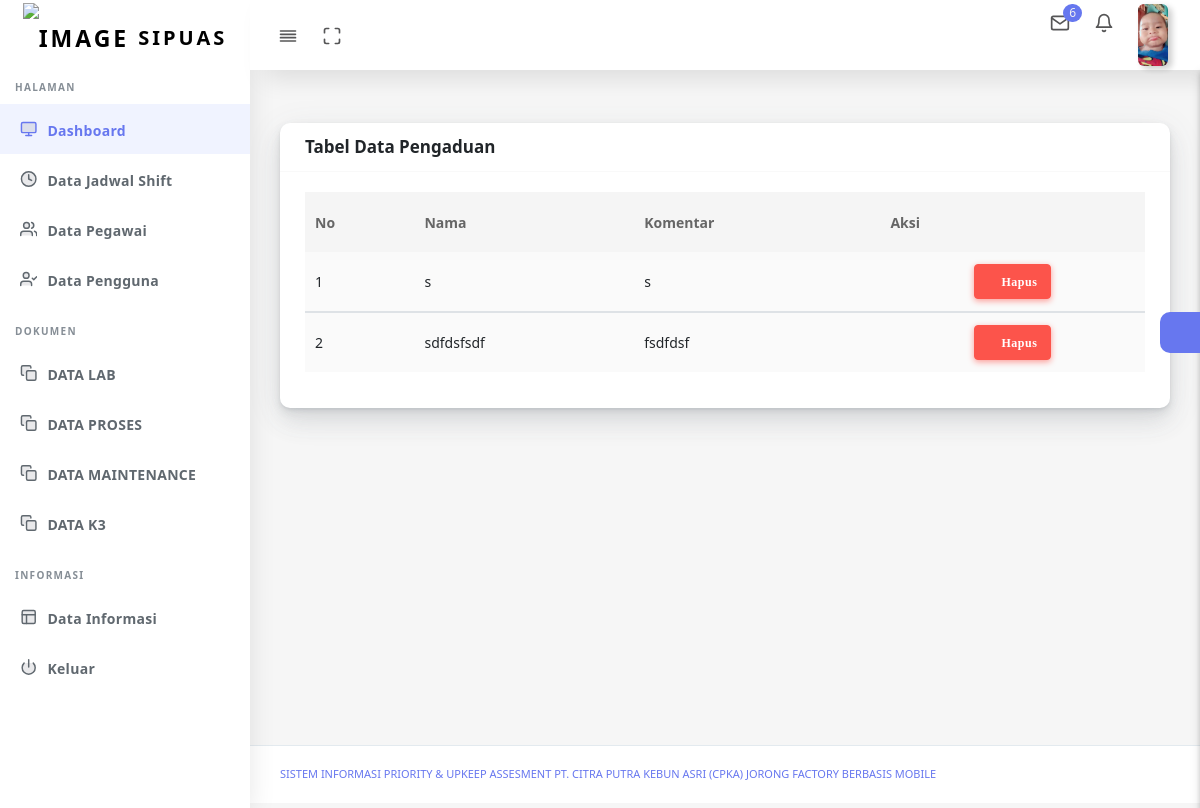
The app's page /data_pengaduan_administrator.php (signed in) with its own data.
### tables this page shows
CREATE TABLE `user` (
  `id_user` int(11) NOT NULL,
  `nama` text NOT NULL,
  `username` varchar(100) NOT NULL,
  `password` varchar(100) NOT NULL,
  `level` enum('Manager','Administrator','Admin_LAB','Admin_Proses','Admin_Maintenance','Admin_K3','Operator_Lab','Operator_Proses','Operator_Maintenaance','Operator_K3','Admin_Har','Superadmin') NOT NULL,
  `status` text NOT NULL,
  `foto` text NOT NULL,
  `id_pegawai` int(11) NOT NULL
);

CREATE TABLE `pengaduan` (
  `id_pengaduan` int(11) NOT NULL,
  `nama` text NOT NULL,
  `komentar` text NOT NULL
);

### data_pengaduan_administrator.php (the view, shortened to what this page needs)
<!DOCTYPE html>
<html lang="en">
<head>
  <link rel="stylesheet" href="assets/css/app.min.css">
  <link rel="stylesheet" href="assets/bundles/datatables/datatables.min.css">
  <link rel="stylesheet" href="assets/bundles/datatables/DataTables-1.10.16/css/dataTables.bootstrap4.min.css">
  <link rel="stylesheet" href="assets/css/style.css">
  <link rel="stylesheet" href="assets/css/components.css">
  <link rel="stylesheet" href="assets/css/custom.css">
</head>
<body>
  <div id="app">
    <div class="main-wrapper main-wrapper-1">
      <div class="navbar-bg"></div>
      <?php include ('proses/menu/menu_administrator.php')?>
      <div class="main-content">
        <section class="section">
          <div class="section-body">
            <div class="row">
              <div class="col-12">
                <div class="card">
                  <div class="card-header">
                    <h4>Tabel Data Pengaduan</h4>
                  </div>
                  <div class="card-body">
                    <div class="table-responsive">
                      <table class="table table-striped table-hover" id="save-stage" style="width:100%;">
                      <thead>
                                        <tr>
                                            <th>No</th>
                                            <th>Nama</th>
                                            <th>Komentar</th>
                                            <th>Aksi</th>
                                        </tr>
                                    </thead>
                                    <?php
                                                    $query = mysql_query("SELECT * FROM pengaduan ORDER BY id_pengaduan asc");
                                                $no = 1;
                                                    while ($data = mysql_fetch_assoc($query)) {?>
                                    <tbody>
                                        <tr>
                                                <td> <?php echo $no++ ?></td>
                                                <td> <?php echo $data['nama']; ?></td>
                                                <td> <?php echo $data['komentar']; ?></td>
                                                <td class="td-actions text-center">
  <a  href="#" onclick="confirm_modal('proses/administrator/hapus_pengaduan_administrator.php?id=<?php echo $data['id_pengaduan'];?>');">
  <button type="button" rel="tooltip" class="btn btn-icon btn-danger">
                                                            <i class="fas fa-trash"> Hapus</i>
                                                        </button></a>
                                                      </td>
                                        </tr>
                                    </tbody>
                                        <?php  } ?>
                      </table>
                    </div>
                  </div>
                </div>
              </div>
            </div>
          </div>
        </section>
        <div class="settingSidebar">
          <a href="javascript:void(0)" class="settingPanelToggle"> <i class="fa fa-spin fa-cog"></i>
          </a>
        </div>
      </div>
      <footer class="main-footer">
        <div class="footer-left">
          <a href="templateshub.net">Sistem Informasi Priority & Upkeep Assesment PT. Citra Putra Kebun Asri (CPKA) Jorong Factory Berbasis Mobile</a></a>
        </div>
      </footer>
    </div>
  </div>
</body>
</html>

### proses/menu/menu_administrator.php (shortened to what this page needs)
<nav class="navbar navbar-expand-lg main-navbar sticky">
        <div class="form-inline mr-auto">
          <ul class="navbar-nav mr-3">
            <li><a href="#" data-toggle="sidebar" class="nav-link nav-link-lg
									collapse-btn"> <i data-feather="align-justify"></i></a></li>
            <li><a href="#" class="nav-link nav-link-lg fullscreen-btn">
                <i data-feather="maximize"></i>
              </a></li>
          </ul>
        </div>
        <ul class="navbar-nav navbar-right">
          <li class="dropdown dropdown-list-toggle"><a href="#" data-toggle="dropdown"
              class="nav-link nav-link-lg message-toggle"><i data-feather="mail"></i>
              <span class="badge headerBadge1">
                6 </span> </a>
          </li>
          <li class="dropdown dropdown-list-toggle"><a href="#" data-toggle="dropdown"
              class="nav-link notification-toggle nav-link-lg"><i data-feather="bell" class="bell"></i>
            </a>
          </li>
          <li class="dropdown"><a href="#" data-toggle="dropdown"
              class="nav-link dropdown-toggle nav-link-lg nav-link-user">
			  <?php
                                    $id_user=$_SESSION['id_user'];
                                    $query_mysql = mysql_query("SELECT * FROM user WHERE id_user='$id_user'")or die(mysql_error());
                                    while($data = mysql_fetch_array($query_mysql)){
                                        ?>
			  <img alt="image" src="foto/<?php echo $data['foto']?>"
			  <?php } ?>
                class="user-img-radious-style"> <span class="d-sm-none d-lg-inline-block"></span></a>
          </li>
        </ul>
      </nav>
<div class="main-sidebar sidebar-style-2">
        <aside id="sidebar-wrapper">
          <div class="sidebar-brand">
            <a href="halaman.php"> <img alt="image" src="assets2/logo/logo.png" class="header-logo" /> <span
                class="logo-name">SIPUAS</span>
            </a>
          </div>
          <ul class="sidebar-menu">
            <li class="menu-header">Halaman</li>
            <li class="dropdown active">
              <a href="halaman.php" class="nav-link"><i data-feather="monitor"></i><span>Dashboard</span></a>
            </li>
            <li class="dropdown">
              <a href="#" class="menu-toggle nav-link has-dropdown"><i
              data-feather="clock" data-feather="users"></i><span>Data Jadwal Shift</span></a>
            </li>
            <li class="dropdown">
              <a href="#" class="menu-toggle nav-link has-dropdown"><i
                  data-feather="users"></i><span>Data Pegawai</span></a>
            </li>
            <li class="dropdown">
              <a href="data_pengguna_administrator.php"><i
                  data-feather="user-check"></i><span>Data Pengguna</span></a>
            </li>
            <li class="menu-header">Dokumen</li>
            <li class="dropdown">
              <a href="#" class="menu-toggle nav-link has-dropdown"><i data-feather="copy"></i><span> DATA LAB</span></a>
            </li>
            <li class="dropdown">
              <a href="#" class="menu-toggle nav-link has-dropdown"><i data-feather="copy"></i><span> DATA PROSES</span></a>
            </li>
            <li class="dropdown">
              <a href="#" class="menu-toggle nav-link has-dropdown"><i data-feather="copy"></i><span> DATA MAINTENANCE</span></a>
            </li>
            <li class="dropdown">
              <a href="#" class="menu-toggle nav-link has-dropdown"><i data-feather="copy"></i><span> DATA K3</span></a>
            </li>
            <li class="menu-header">Informasi</li>
            <li class="dropdown">
              <a href="#" class="menu-toggle nav-link has-dropdown"><i data-feather="layout"></i><span>Data Informasi</span></a>
            </li>
            <li class="dropdown">
              <a href="logout.php"><i
                  data-feather="power"></i><span>Keluar</span></a>
            </li>
          </ul>
        </aside>
      </div>

### records on screen
user: foto (picture)
pengaduan: nama "s", komentar "s"
pengaduan: nama "sdfdsfsdf", komentar "fsdfdsf"
